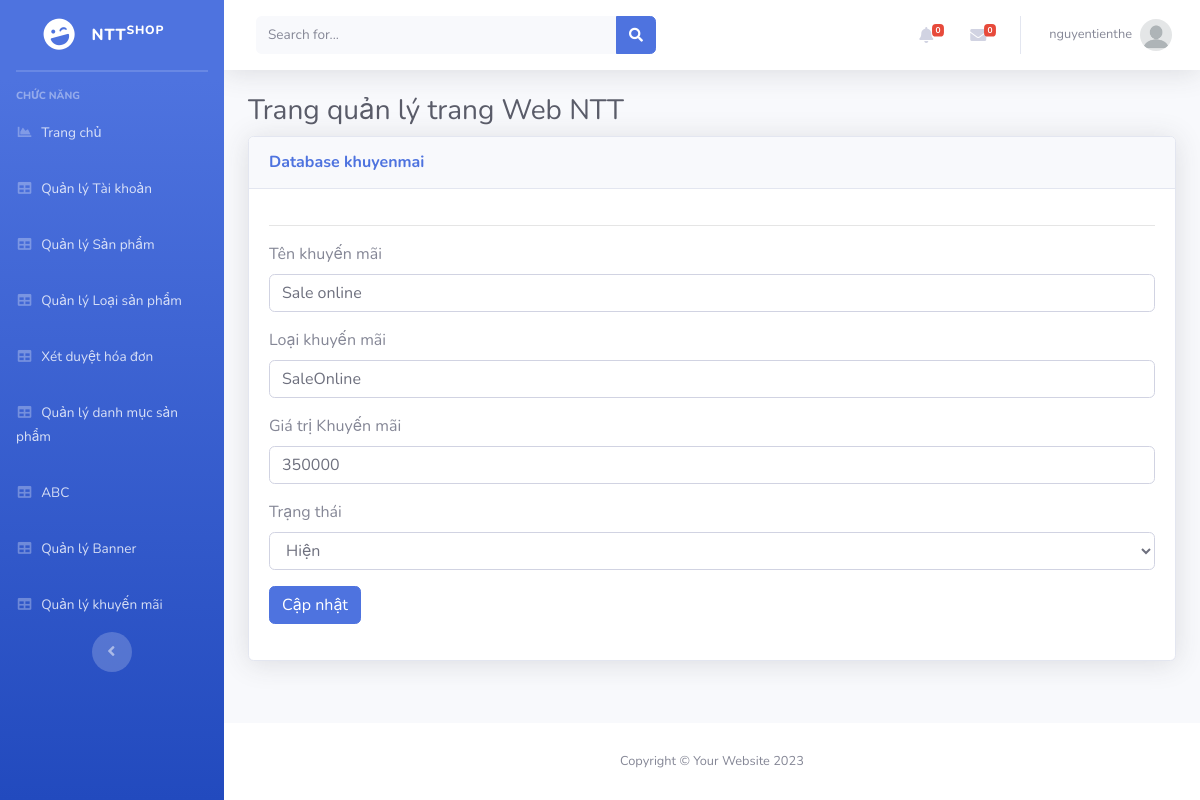
The app's page /Admin/index.php?mod=khuyenmai&act=edit&id=3 (signed in) with its own data.
### tables this page shows
CREATE TABLE `khuyenmai` (
  `MaKM` int(11) NOT NULL,
  `TenKM` varchar(100) NOT NULL,
  `LoaiKM` varchar(20) NOT NULL,
  `GiaTriKM` float(11,0) NOT NULL,
  `NgayBD` datetime NOT NULL,
  `TrangThai` int(11) NOT NULL
);

### Admin/MVC/controllers/KhuyenmaiController.php (called while the page is built, shortened)
<?php
class KhuyenmaiController
{
	var $khuyenmai_model;
	function __construct()
	{
		$this->khuyenmai_model = new khuyenmai();
	}
	public function edit()
	{
		$id = isset($_GET['id']) ? $_GET['id'] : 5;
		$data = $this->khuyenmai_model ->find($id);
		require_once("MVC/Views/Admin/index.php");
	}
}

### Admin/MVC/Models/connection.php (called while the page is built, shortened)
<?php
    class Connection{
        function __construct()
        {
            $severname ="localhost";
            $username ="root";
            $password ="";
            $db_name ="ntt_shop";
            $this->conn = new mysqli($severname,$username,$password,$db_name);
        }
    }
?>

### Admin/MVC/Models/model.php (called while the page is built, shortened)
<?php
require_once("connection.php");
class Model
{
    var $conn;
    var $table;
    var $contens;
    function __construct()
    {
        $conn_obj = new Connection();
        $this->conn = $conn_obj->conn;
    }
    function find($id)
    {
        $query = "select * from $this->table where $this->contens =$id";
        return $this->conn->query($query)->fetch_assoc();
    }
}

### Admin/MVC/Views/khuyenmai/edit.php (the view, shortened to what this page needs)
<hr>
<table class="table table-bordered" id="dataTable" width="100%" cellspacing="0">
    <form action="?mod=khuyenmai&act=update" method="POST" role="form" enctype="multipart/form-data">
        <div class="form-group">
            <label for="">Tên khuyến mãi</label>
            <input type="text" class="form-control" id="" placeholder="" name="TenKM" value="<?= $data['TenKM'] ?>">
        </div>
        <div class="form-group">
            <label for="">Loại khuyến mãi</label>
            <input type="text" class="form-control" id="" placeholder="" name="LoaiKM" value="<?= $data['LoaiKM'] ?>">
        </div>
        <div class="form-group">
            <label for="">Giá trị Khuyến mãi</label>
            <input type="text" class="form-control" id="" placeholder="" name="GiaTriKM" value="<?= $data['GiaTriKM'] ?>">
        </div>
        <div class="form-group">
               <label for="">Trạng thái</label>
               <select id="" name="TrangThai" class="form-control">
                    <option <?= ($data['TrangThai'] == '1')?'selected':''?> value="1"> Hiện</option>
               </select>
           </div>
        <button type="submit" class="btn btn-primary">Cập nhật</button>
    </form>
</table>

### records on screen
khuyenmai: TenKM "Sale online", LoaiKM "SaleOnline", GiaTriKM "350000", TrangThai "Hiện"

### other values on screen
$_SESSION['login']['TaiKhoan'] "nguyentienthe"
$mod "khuyenmai"
